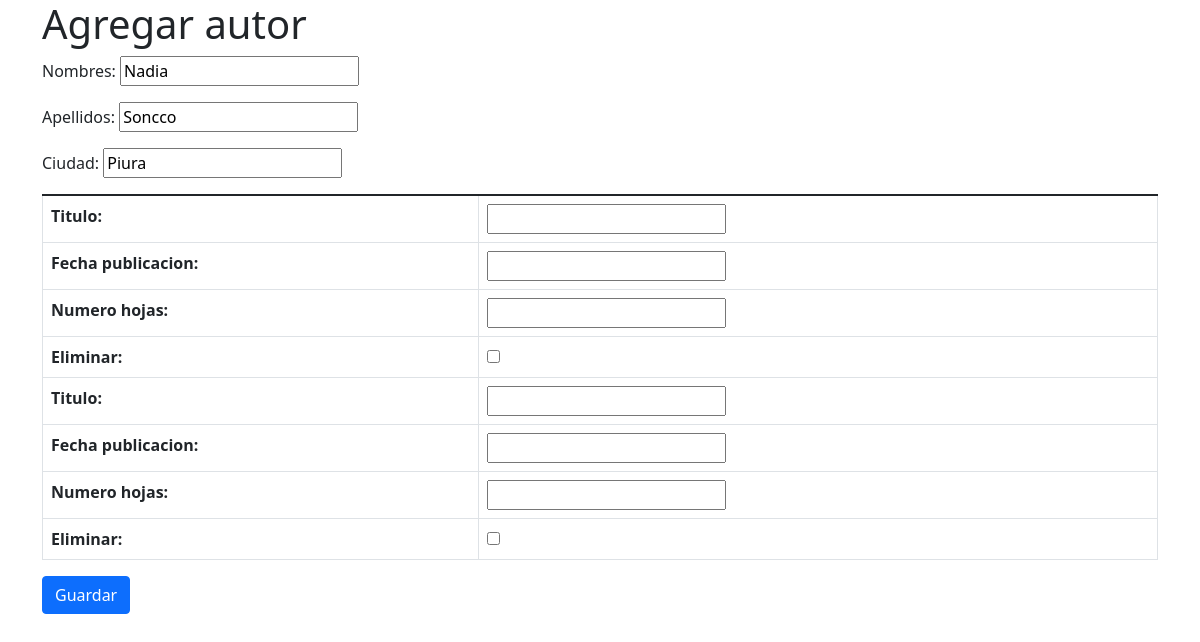
Page /autor/editar/4/ on the committed database.
### core/models.py (models this page shows, shortened)
class Autor(models.Model):
    nombres = models.CharField(max_length=255)
    apellidos = models.CharField(max_length=255)
    ciudad = models.CharField(max_length=255)

### core/views.py (the view)
def editar_autor(request, autor_id):
    autor = Autor.objects.get(id=autor_id)
    if request.method == 'POST':
        autor_form = AutorForm(request.POST, instance=autor)
        libro_form = LibroFormSet(request.POST, instance=autor)
        if autor_form.is_valid() and libro_form.is_valid():
            autor_form.save()
            libro_form.save()
    autor_form = AutorForm(instance=autor)
    libro_form = LibroFormSet(instance=autor)
    context = {'autor_form': autor_form, 'libro_form': libro_form}
    return render(request, 'core/agregar-eficaz.html', context)

### core/forms.py
class AutorForm(ModelForm):
    class Meta:
        model = Autor
        fields = '__all__'
        widgets = {
            'fecha_publicacion': DateInput(attrs={
                'type': 'date'
            })
        }

### core/templates/core/agregar-eficaz.html (shortened to what this page needs)
{% extends 'core/base.html' %} {% block contenido %}
<h1>Agregar autor</h1>
<form action="" method="POST">
  {{ autor_form.as_p }}
  <table class="table table-bordered">
    {{ libro_form.as_table }}
  </table>
  <button class="btn btn-primary">Guardar</button>
</form>
{% endblock %}

### rows in the picture
Autor: nombres "Nadia", apellidos "Soncco", ciudad "Piura"
